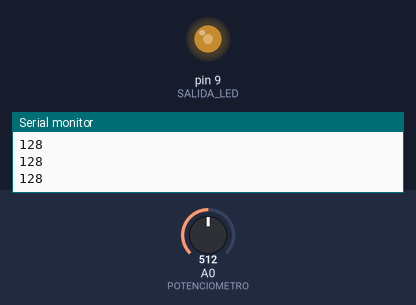
This sketch was run on a simulated Arduino Uno, built with avr-gcc and run on an emulated ATmega328P. Parts: output pins drawn as LEDs (lit = HIGH), the last lines printed to the serial monitor. The inputs (shaded band) are chosen by the test bench; at power-on: A0 (POTENCIOMETRO) = 512.

Above: at 1.2 s.
1.3 s: A0 (POTENCIOMETRO) set to 716
At 2.2 s:
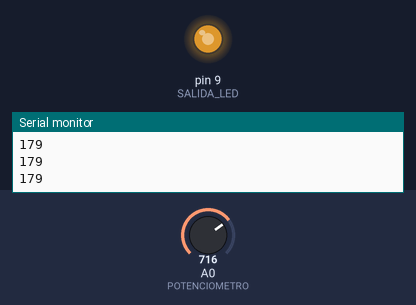
2.8 s: A0 (POTENCIOMETRO) set to 900
At 3.4 s:
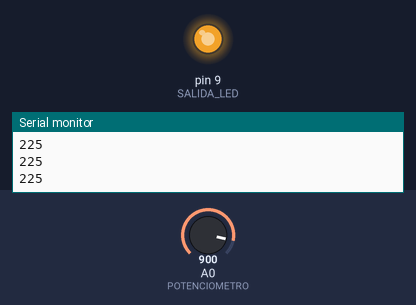
4.3 s: A0 (POTENCIOMETRO) set to 122
At 5.5 s:
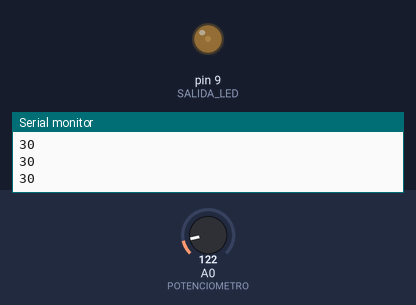
5.8 s: A0 (POTENCIOMETRO) set to 0
At 6.9 s:
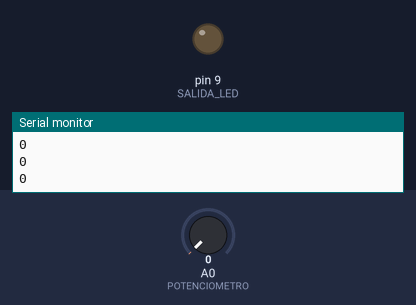
Timing chart, 0 to 8.3 s (numbered marks = the images above; inputs shaded):
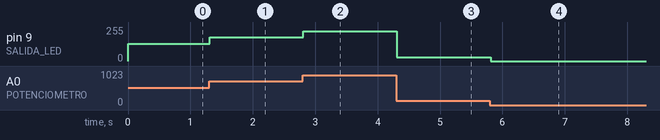

Measured:
- after the input at 1.3 s, pin 9 (SALIDA_LED): 128/255 → 179/255 at once
- after the input at 2.8 s, pin 9 (SALIDA_LED): 179/255 → 225/255 at once
- after the input at 4.3 s, pin 9 (SALIDA_LED): 225/255 → 30/255 at once
- after the input at 5.8 s, pin 9 (SALIDA_LED): 30/255 → 0/255 at once

The sketch:

es_analogicas.ino
```cpp
/*
	Lectura de entrada analógica, salidas PWM
  Domingo 13 de septiembre 2020

  Lucas Martín Treser - Automatismos Mar del Plata
  https://www.automatismos-mdq.com.ar/

  Simulación en:
  https://www.tinkercad.com/things/hs15RMjqEvm

*/

int valorSensor;
const int SALIDA_LED = 9;
const int POTENCIOMETRO = A0;

void setup() {

  pinMode(SALIDA_LED, OUTPUT);
  Serial.begin(9600); // habilito la consola serie

}

void loop() {

  /* A0 maneja valores de 0 a 1023
  	 PWM maneja valores de 0 a 255
  */

  valorSensor = analogRead(POTENCIOMETRO) / 4;
  analogWrite(SALIDA_LED, valorSensor);
  Serial.println(valorSensor);

  delay(10); // solo para simulación
}
```
